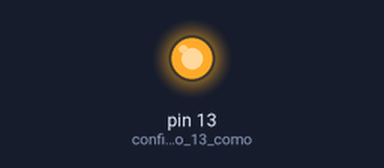
Bench run of a sketch on a simulated Arduino Uno, built with avr-gcc and run on an emulated ATmega328P. Parts: output pins drawn as LEDs (lit = HIGH).

Above: at 0.12 s.
At 2.7 s:
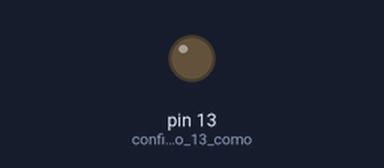
Timing chart, 0 to 6.8 s (numbered marks = the images above):
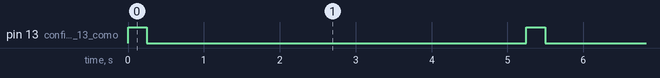

Measured:
- by itself, pin 13 (configura_o_pino_13_como): alternates HIGH for 0.25 s and LOW for 5.0 s

The sketch:

hands-on-01-blink-v2.ino
```cpp
/*
 * UNIVERSIDADE FEDERAL DO AMAZONAS - UFAM
 * INSTITUTO DE COMPUTAÇÃO - ICOMP
 * CURSO INTRODUÇÃO AO ARDUINO
 * MARCOS A. P. DE LIMA
 * MARCOS.LIMA@ICOMP.UFAM.EDU.BR
 * JUN, 2022
 */
void setup() {
  pinMode(13, OUTPUT);    // configura o pino 13 como pino de saída
}

void loop() {
  digitalWrite(13, HIGH); // liga o LED enviando sinal HIGH
  delay(250);             // aguarda por 1000 ms ou 1 segundo
  digitalWrite(13, LOW);  // desligar o LED enviando sinal LOW
  delay(5000);            // aguarda novamente 1 segundo
}
```
